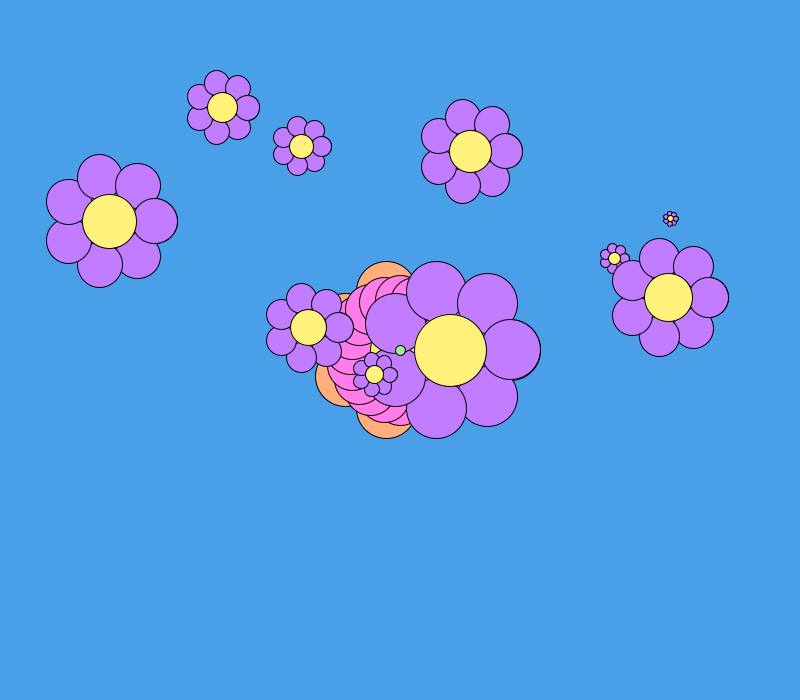
Frame 1 (no input)
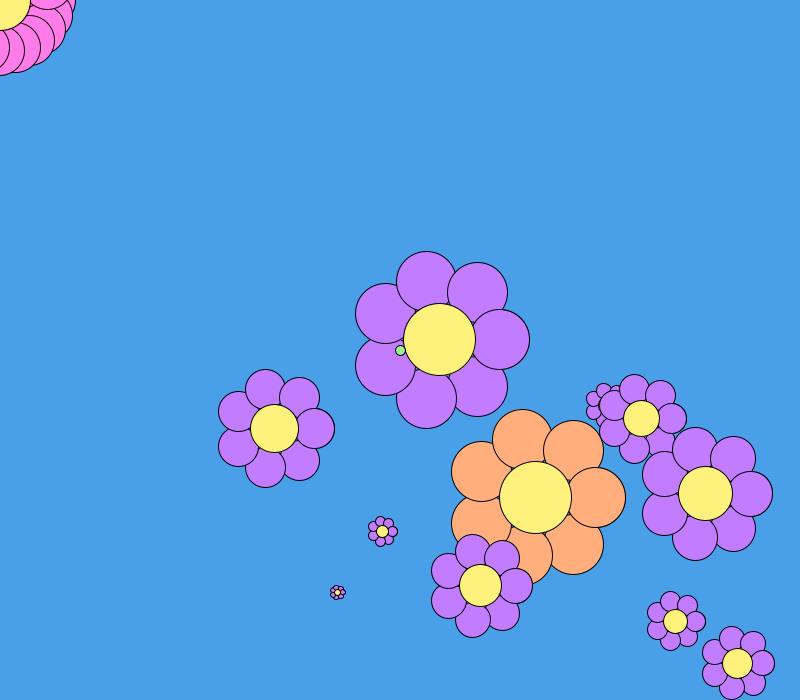
Frame 60 (the mouse pressed at the canvas centre just before this capture)
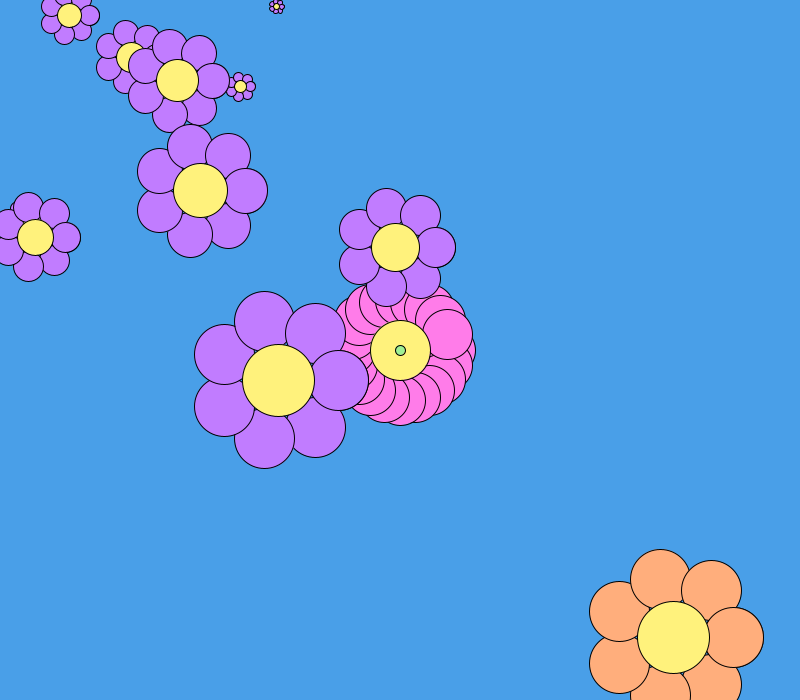
Frame 120 (the mouse held since frame 60 and released just before this capture)

The Processing sketch that drew these frames (run headless with seeded random() and noise(); from frame 60 on, the mouse is pressed at the canvas centre):

// Processing sketch: flowerObject
// ── flowerObject.pde
//This code was taken from https://github.com/tildenordsted/MED1_IntroToProgramming/tree/master/Flower/flowerObject

Flower myFlower1;  // the first instance of the Flower class
Flower myFlower2;
Flower myFlower3;
Flower[] flowerArray;
Flower c;

void setup() {
  size(800,700);
  
  
  int _r1= 60;
  int _petals=7;
  float _x=width/2;
  float _y=height/2;
  int _pc=#FFA000;
  myFlower1 = new Flower(_r1,_petals,_x,_y,#FFF27C, #FFAE7C,2.3, 2.5);
  myFlower2 = new Flower(50, 20, _x,_y,#FFF27C ,#FF7CE9, 3.3, 5.9);
  myFlower3 = new Flower(_r1,_petals,_x+50,_y,#FFF27C, #C17CFF,10.10,10.10);
  c = new Flower(10,#9FF094,_x,_y);
  
  flowerArray = new Flower[10];
  
  for(int i=0; i<flowerArray.length;i++){
    _x = random(100,width-100);
    _y = random(100,height-100);
    _r1 = 5 * i; 
   flowerArray[i] = new Flower(_r1,_petals,_x,_y,#FFF27C, #C17CFF,10.10,10.10);
  }

//  myFlower2 = new Flower();
//   myFlower3 = new Flower();
}

void draw(){
  if( myFlower2.ramt == true){
    background(#F09494);
  }
  else{ 
  background(#499FE8);
  }
  myFlower1.display();
  myFlower1.flytterigtigt();
  myFlower1.flytteflytte();
  myFlower2.display();
  myFlower2.flyttemus();
  myFlower2.rammeramme(myFlower1);
  myFlower3.display();
  myFlower3.flytterigtigt();
  myFlower3.flytteflytte();
  c.displayC();
  c.flytterigtigt();
  c.flytteflytte();
  
for(int i=0; i<flowerArray.length;i++){
 flowerArray[i].display();
 flowerArray[i].flytterigtigt();
 flowerArray[i].flytteflytte();
}
}

// ── FlowerClass.pde
class Flower {

  // Variables

  float r;       // radius of the flower petal
  int n_petals;  // number of petals 
  float x;       // x-position of the center of the flower
  float y;       // y-position of the center of the flower
  int petalColor;//hexadecimal number for the color of petals
  int midterfarve;
  int xdirection = 1;
  int ydirection = 1;
  float xspeed;
  float yspeed;
  boolean ramt;

  Flower(float temp_r, int temp_n_petals, float temp_x, float temp_y,int tempmidterfarve, int temp_petalColor,float tempxspeed, float tempyspeed) {
    r=temp_r;
    n_petals = temp_n_petals;
    x=temp_x;
    y=temp_y;
    petalColor=temp_petalColor;
    midterfarve = tempmidterfarve;
    xspeed=tempxspeed;
    yspeed=tempyspeed;
  }
  
  Flower(float r, int midterfarve, float x, float y){
    this.r = r;
    this.midterfarve = midterfarve;
    this.x = x;
    this.y = y;
  }
  
  void displayC (){
   fill (midterfarve);
   ellipse (x,y,r,r);
  } 

  void display () {
   
    float ballX;
    float ballY;

    fill(petalColor);
    for (float i=0; i<PI*2; i+=2*PI/n_petals) {
      //  ballX=width/2 + r*cos(i);
      //  ballY=height/2 + r*sin(i);
      ballX=x + r*cos(i);
      ballY=y + r*sin(i);
      ellipse(ballX, ballY, r, r);
    }
    fill(midterfarve);
    ellipse(x, y, r*1.2, r*1.2);
    
  }
  
  //https://processing.org/examples/bounce.html
  void flytteflytte(){
    if (x > width-r || x < r) {
    xdirection *= -1;
  }
  if (y > height-r || y < r) {
    ydirection *= -1;
  }
  
  }
  void flytterigtigt(){
    
   x = x + ( xspeed * xdirection );
  y = y + ( yspeed * ydirection ); 
  }
  
  void flyttemus(){
    x = mouseX;
    y = mouseY;
  }
  
  void rammeramme(Flower blomst){
    if (dist(blomst.x,blomst.y,x,y)<r*2){
    ramt = true;
    }
    else{
    ramt=false;
    }
  }
}
